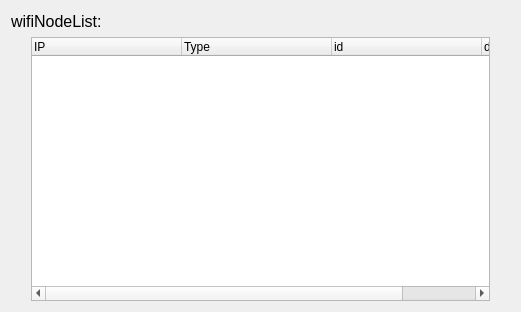
<?xml version="1.0" encoding="UTF-8"?>
<ui version="4.0">
 <class>WifiNet</class>
 <widget class="QWidget" name="WifiNet">
  <property name="geometry">
   <rect>
    <x>0</x>
    <y>0</y>
    <width>521</width>
    <height>312</height>
   </rect>
  </property>
  <property name="windowTitle">
   <string>振动</string>
  </property>
  <layout class="QVBoxLayout" name="verticalLayout">
   <item>
    <layout class="QHBoxLayout" name="horizontalLayout">
     <item>
      <widget class="QLabel" name="label">
       <property name="font">
        <font>
         <pointsize>12</pointsize>
        </font>
       </property>
       <property name="text">
        <string>wifiNodeList:</string>
       </property>
      </widget>
     </item>
     <item>
      <spacer name="horizontalSpacer">
       <property name="orientation">
        <enum>Qt::Horizontal</enum>
       </property>
       <property name="sizeHint" stdset="0">
        <size>
         <width>268</width>
         <height>20</height>
        </size>
       </property>
      </spacer>
     </item>
    </layout>
   </item>
   <item>
    <layout class="QHBoxLayout" name="horizontalLayout_2">
     <item>
      <spacer name="horizontalSpacer_2">
       <property name="orientation">
        <enum>Qt::Horizontal</enum>
       </property>
       <property name="sizeType">
        <enum>QSizePolicy::Fixed</enum>
       </property>
       <property name="sizeHint" stdset="0">
        <size>
         <width>20</width>
         <height>20</height>
        </size>
       </property>
      </spacer>
     </item>
     <item>
      <widget class="QTreeWidget" name="nodeList">
       <attribute name="headerDefaultSectionSize">
        <number>150</number>
       </attribute>
       <column>
        <property name="text">
         <string>IP</string>
        </property>
       </column>
       <column>
        <property name="text">
         <string>Type</string>
        </property>
       </column>
       <column>
        <property name="text">
         <string>id</string>
        </property>
       </column>
       <column>
        <property name="text">
         <string>data</string>
        </property>
       </column>
      </widget>
     </item>
     <item>
      <spacer name="horizontalSpacer_3">
       <property name="orientation">
        <enum>Qt::Horizontal</enum>
       </property>
       <property name="sizeType">
        <enum>QSizePolicy::Fixed</enum>
       </property>
       <property name="sizeHint" stdset="0">
        <size>
         <width>20</width>
         <height>20</height>
        </size>
       </property>
      </spacer>
     </item>
    </layout>
   </item>
  </layout>
 </widget>
 <resources/>
 <connections/>
</ui>
